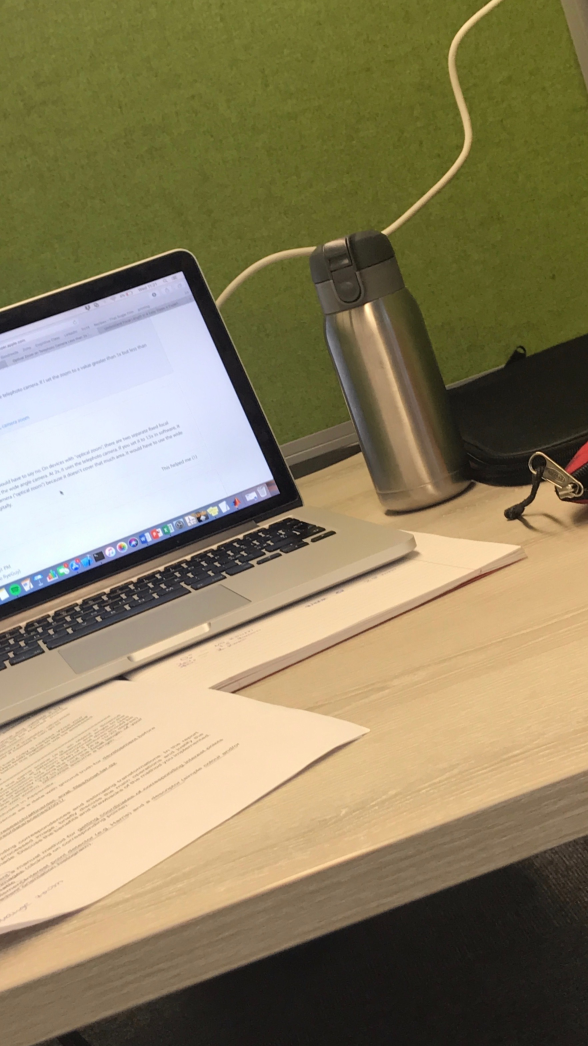
%> input picture Q2.1/HG/15x20d 2.jpg, 1764 x 3138 px (shown at 1/3 size); its folder holds 4 pictures in this run
$ octave q2_1_c.m   (GNU Octave 9; MATLAB toolbox functions it lacks are replaced by stand-ins)
%> lines starting %> are read from the running program, lines starting %| are printed output that depends on the picture
%%%%% Q2.1.c %%%%
%setup
clear; clc; close all
addpath ('../Q1.2');
addpath ('../Q1.3');
addpath('../ransac_homography/');
% load images
srcFiles = dir('HG/*.jpg');
[images]=loadImg(srcFiles);
imga = images{1}; graya =im2single(rgb2gray(imga));
%> after `graya =im2single(rgb2gray(imga))`:
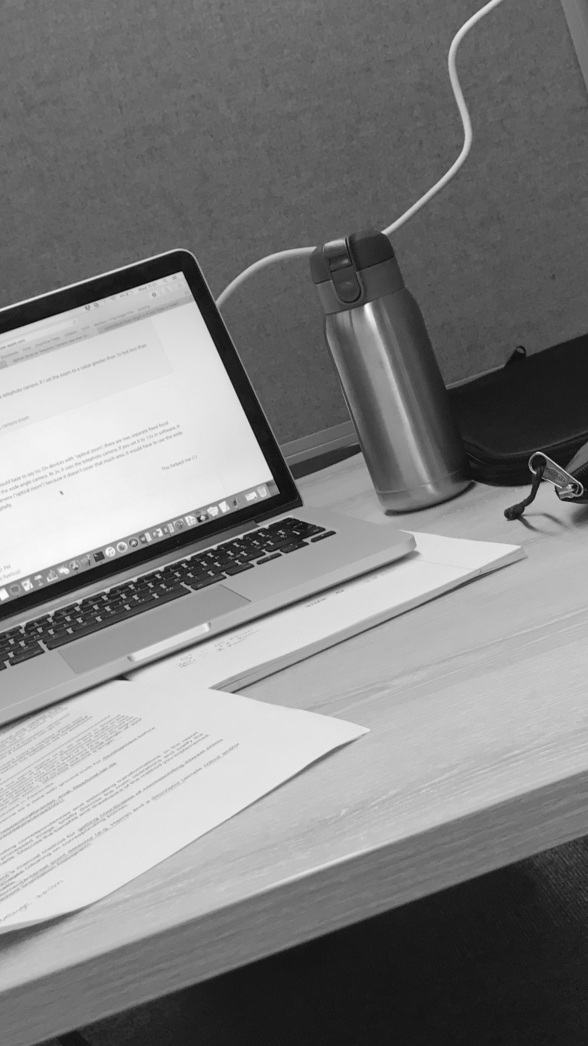
%> graya: size 3138x1764 single (shown at 1/3 size); min 0, max 0.988, mean 0.508
imgb = images{2}; grayb =im2single(rgb2gray(imgb));
%> after `grayb =im2single(rgb2gray(imgb))`:
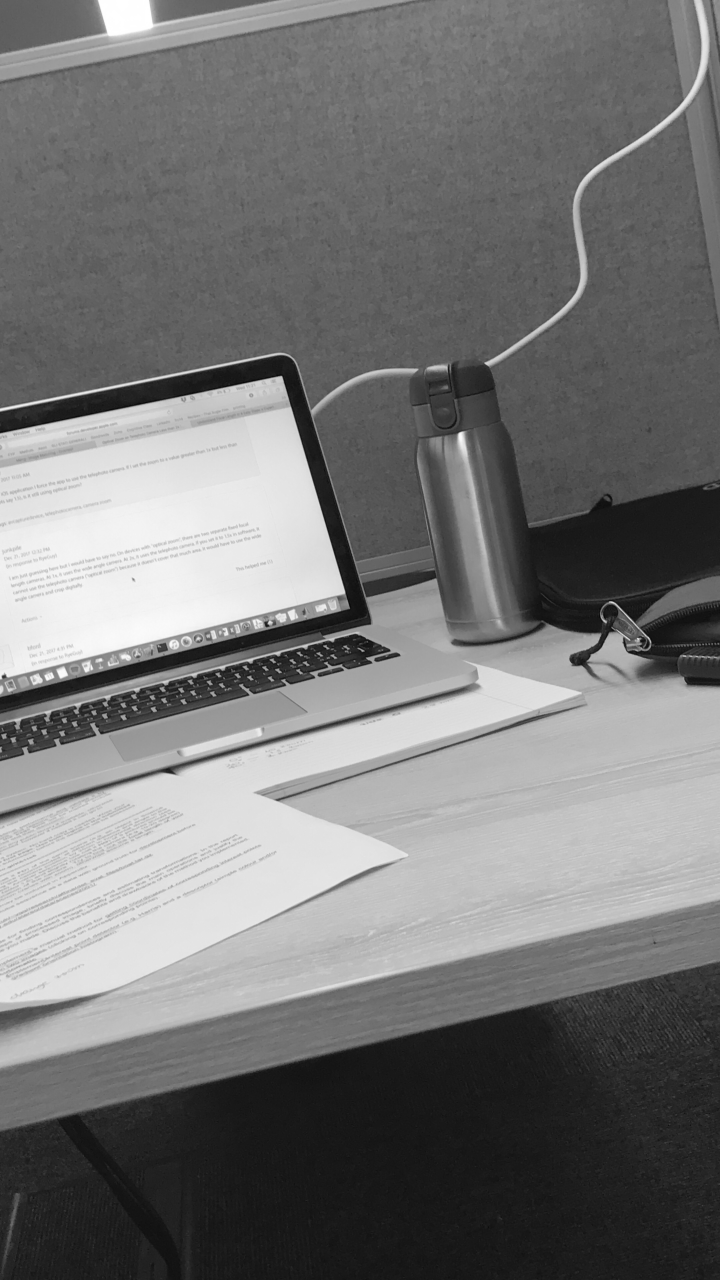
%> grayb: size 3840x2160 single (shown at 1/3 size); min 0, max 1, mean 0.463

% Use only AB pair cause it's the one working fine with Harris+NNM
[matchedPointsA, matchedPointsB]=findMatch(graya,grayb);
% [38 lines not run here, left out]
function [images]=loadImg(srcFiles)
for i = 1:length(srcFiles)
  directory = strcat('HG/', srcFiles(i).name);
  images{i} = imread(directory);
end
end

function [matchedPointsA, matchedPointsB]=findMatch(graya,grayb)
%harris_a =findInterest(graya);
%harris_b =findInterest(grayb);
harris_a = detectHarrisFeatures(graya, 'MinQuality', 0.07);
harris_b = detectHarrisFeatures(grayb, 'MinQuality', 0.07);

patchSize = 11;
%> (the run ends here)
